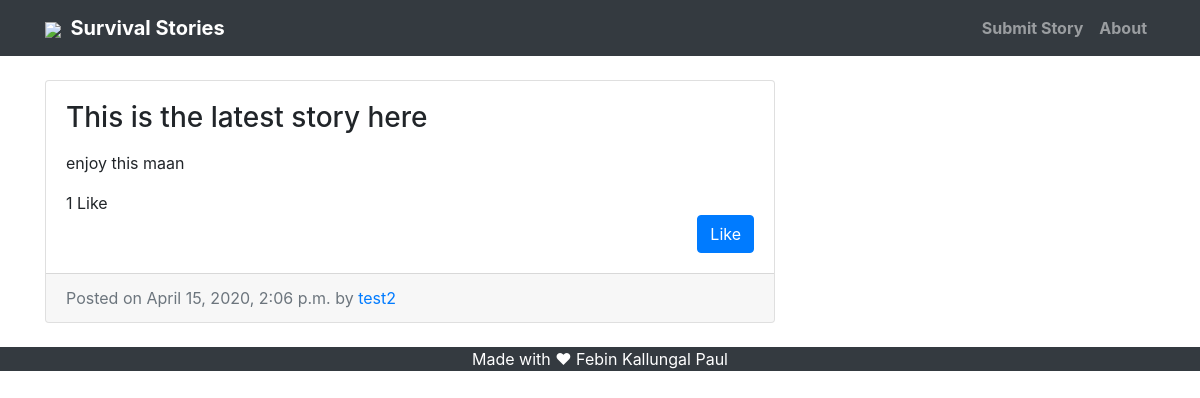
/post/10/ (signed in), run on the app's committed database.
### blog/models.py (models this page shows, shortened)
class Post(models.Model):
    title = models.CharField(max_length=255)
    text = models.TextField()
    date = models.DateTimeField(auto_now_add=True)
    author = models.ForeignKey(User, on_delete=models.CASCADE)
    picture = models.ImageField(upload_to='pictures/%Y/%m/', max_length=255, null=True, blank=True)
    likes = models.ManyToManyField(User, related_name='likes', blank=True)
    def total_likes(self):
        return self.likes.count()

### blog/views.py (the view)
# urls.py: path('post/<int:pk>/', PostView.as_view(), name = 'blogdetail'),
class PostView(LoginRequiredMixin, DetailView):
    model = Post
    template_name = 'blog/post_detail.html'

### blog/templates/blog/post_detail.html (shortened to what this page needs)
{% extends "blog/base.html" %}
{% block content %}
      <div class="col-md-8 mt-4">
        <div class="card mb-4">
          <div class="card-body">
            <h3 class="card-title">{{object.title}}</h3>
            <p class="card-text">{{object.text|linebreaks}}</p>
            <div id="like-section">
          {% include 'blog/like_section.html' %}
          </div>
          </div>
          <div class="card-footer text-muted">
            Posted on {{object.date}} by
            <a href="#">{{object.author}}</a>
          </div>
        </div>
      </div>
{% endblock %}

### blog/templates/blog/like_section.html (shortened to what this page needs)
{{ post.total_likes }} Like{{ post.total_likes|pluralize }}
{% if request.user.is_authenticated %}
<form action="{% url 'like_post' %}" method="post">
  {% if is_liked %}
    <button type="submit" id="like" name="post_id" value="{{ post.id }}" class="btn btn-primary" style="float: right;">Dislike</button>
  {% else %}
    <button type="submit" id="like" name="post_id" value="{{ post.id }}" class="btn btn-primary" style="float: right;">Like</button>
  {% endif %}
</form>
{% endif %}

### blog/static/blog/css/blog-home.css (style rules this page uses)
body { padding-top: 56px; }

### data on the page
Post: title "This is the latest story here", text "enjoy this maan", total_likes "1", date "April 15, 2020, 2:06 p.m.", author "test2"
